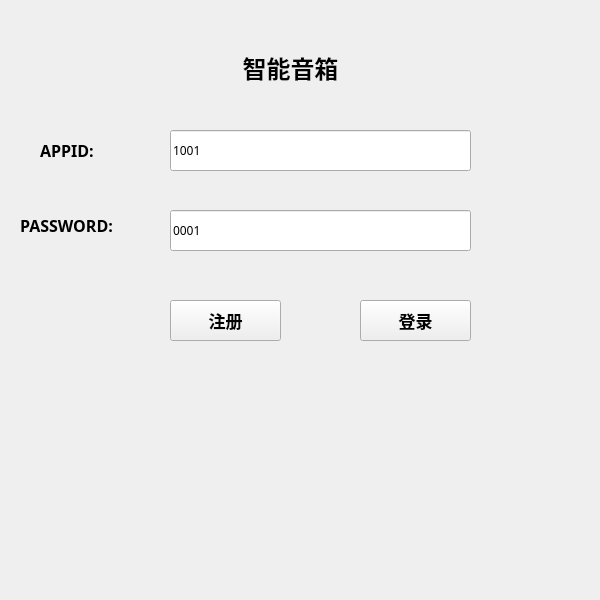
<?xml version="1.0" encoding="UTF-8"?>
<ui version="4.0">
 <class>Widget</class>
 <widget class="QWidget" name="Widget">
  <property name="geometry">
   <rect>
    <x>0</x>
    <y>0</y>
    <width>600</width>
    <height>600</height>
   </rect>
  </property>
  <property name="font">
   <font>
    <family>微软雅黑</family>
   </font>
  </property>
  <property name="windowTitle">
   <string>Widget</string>
  </property>
  <widget class="QLabel" name="label">
   <property name="geometry">
    <rect>
     <x>220</x>
     <y>50</y>
     <width>141</width>
     <height>31</height>
    </rect>
   </property>
   <property name="text">
    <string>&lt;html&gt;&lt;head/&gt;&lt;body&gt;&lt;p align=&quot;center&quot;&gt;&lt;span style=&quot; font-size:18pt; font-weight:600;&quot;&gt;智能音箱&lt;/span&gt;&lt;/p&gt;&lt;/body&gt;&lt;/html&gt;</string>
   </property>
  </widget>
  <widget class="QLabel" name="label_2">
   <property name="geometry">
    <rect>
     <x>40</x>
     <y>120</y>
     <width>91</width>
     <height>61</height>
    </rect>
   </property>
   <property name="text">
    <string>&lt;html&gt;&lt;head/&gt;&lt;body&gt;&lt;p&gt;&lt;span style=&quot; font-size:12pt; font-weight:600;&quot;&gt;APPID:&lt;/span&gt;&lt;/p&gt;&lt;/body&gt;&lt;/html&gt;</string>
   </property>
  </widget>
  <widget class="QLabel" name="label_3">
   <property name="geometry">
    <rect>
     <x>20</x>
     <y>200</y>
     <width>111</width>
     <height>51</height>
    </rect>
   </property>
   <property name="text">
    <string>&lt;html&gt;&lt;head/&gt;&lt;body&gt;&lt;p&gt;&lt;span style=&quot; font-size:12pt; font-weight:600;&quot;&gt;PASSWORD:&lt;/span&gt;&lt;/p&gt;&lt;/body&gt;&lt;/html&gt;</string>
   </property>
  </widget>
  <widget class="QLineEdit" name="appEdit">
   <property name="geometry">
    <rect>
     <x>170</x>
     <y>130</y>
     <width>301</width>
     <height>41</height>
    </rect>
   </property>
   <property name="text">
    <string>1001</string>
   </property>
  </widget>
  <widget class="QLineEdit" name="passEdit">
   <property name="geometry">
    <rect>
     <x>170</x>
     <y>210</y>
     <width>301</width>
     <height>41</height>
    </rect>
   </property>
   <property name="text">
    <string>0001</string>
   </property>
  </widget>
  <widget class="QPushButton" name="registerButton">
   <property name="geometry">
    <rect>
     <x>170</x>
     <y>300</y>
     <width>111</width>
     <height>41</height>
    </rect>
   </property>
   <property name="font">
    <font>
     <pointsize>13</pointsize>
     <weight>75</weight>
     <bold>true</bold>
    </font>
   </property>
   <property name="text">
    <string>注册</string>
   </property>
  </widget>
  <widget class="QPushButton" name="loginButton">
   <property name="geometry">
    <rect>
     <x>360</x>
     <y>300</y>
     <width>111</width>
     <height>41</height>
    </rect>
   </property>
   <property name="font">
    <font>
     <pointsize>13</pointsize>
     <weight>75</weight>
     <bold>true</bold>
    </font>
   </property>
   <property name="text">
    <string>登录</string>
   </property>
  </widget>
 </widget>
 <layoutdefault spacing="6" margin="11"/>
 <resources/>
 <connections/>
</ui>
